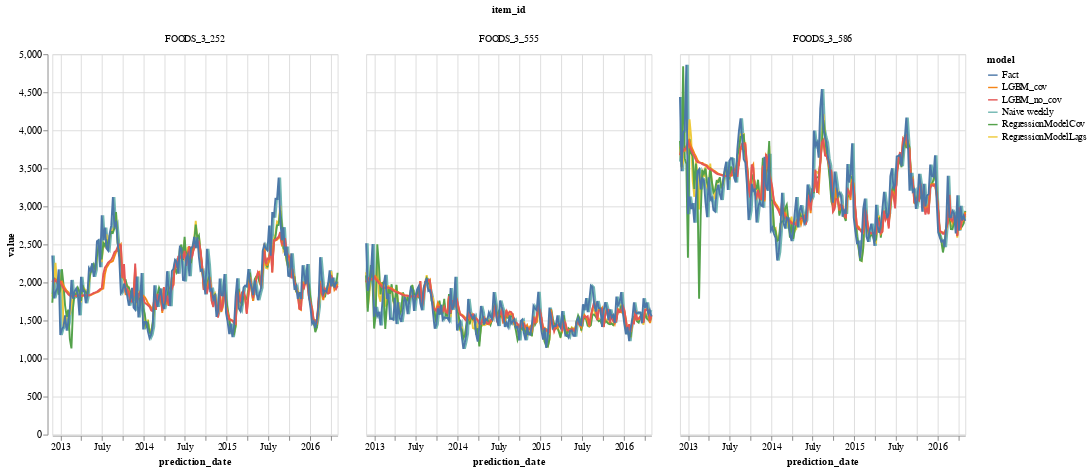

Here is the notebook cell this chart was saved with:
### Code cell
alt.Chart(optimization_df).mark_line().encode(
    x='prediction_date:T',
    y=alt.Y('value:Q',scale=alt.Scale(zero=True)),
    color=alt.Color('model:N'),
    tooltip=['model:N','prediction_date:T','value:Q'],
    column='item_id:N'
).properties(width=300, height=400)#.interactive()

### Figure 1 — Vega-Lite specification as saved in the notebook (floating-point values rounded to 4 significant figures; data arrays with more than 128 entries replaced by an {"elided": "..."} marker saying what was removed)
{"config": {"view": {"continuousWidth": 400, "continuousHeight": 300}}, "data": {"name": "data-b2075b215e004175676ade7f0994d5a3"}, "mark": "line", "encoding": {"color": {"type": "nominal", "field": "model"}, "column": {"type": "nominal", "field": "item_id"}, "tooltip": [{"type": "nominal", "field": "model"}, {"type": "temporal", "field": "prediction_date"}, {"type": "quantitative", "field": "value"}], "x": {"type": "temporal", "field": "prediction_date"}, "y": {"type": "quantitative", "field": "value", "scale": {"zero": true}}}, "height": 400, "width": 300, "$schema": "https://vega.github.io/schema/vega-lite/v4.8.1.json", "datasets": {"data-b2075b215e004175676ade7f0994d5a3": {"elided": "3240 records"}}}
